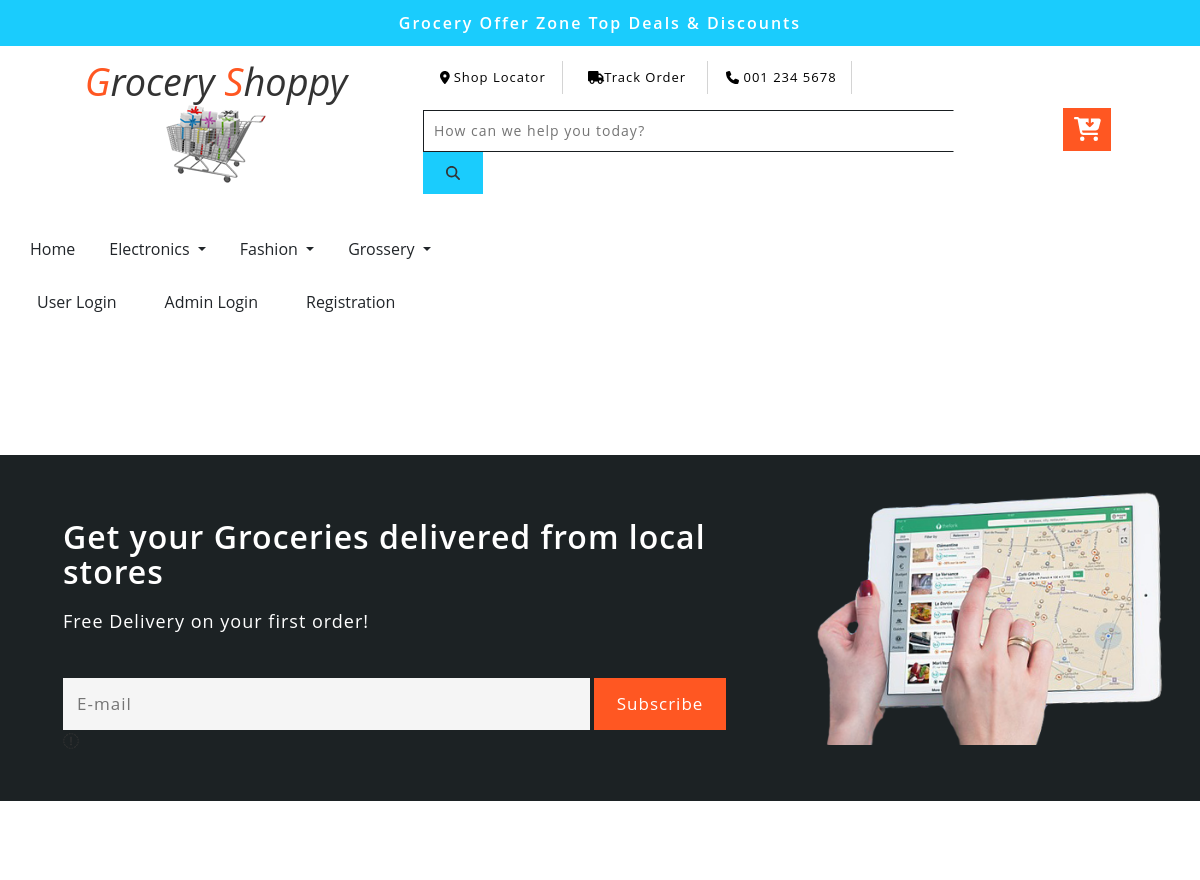
Page /dal/ (upper part) on the earlier database version.
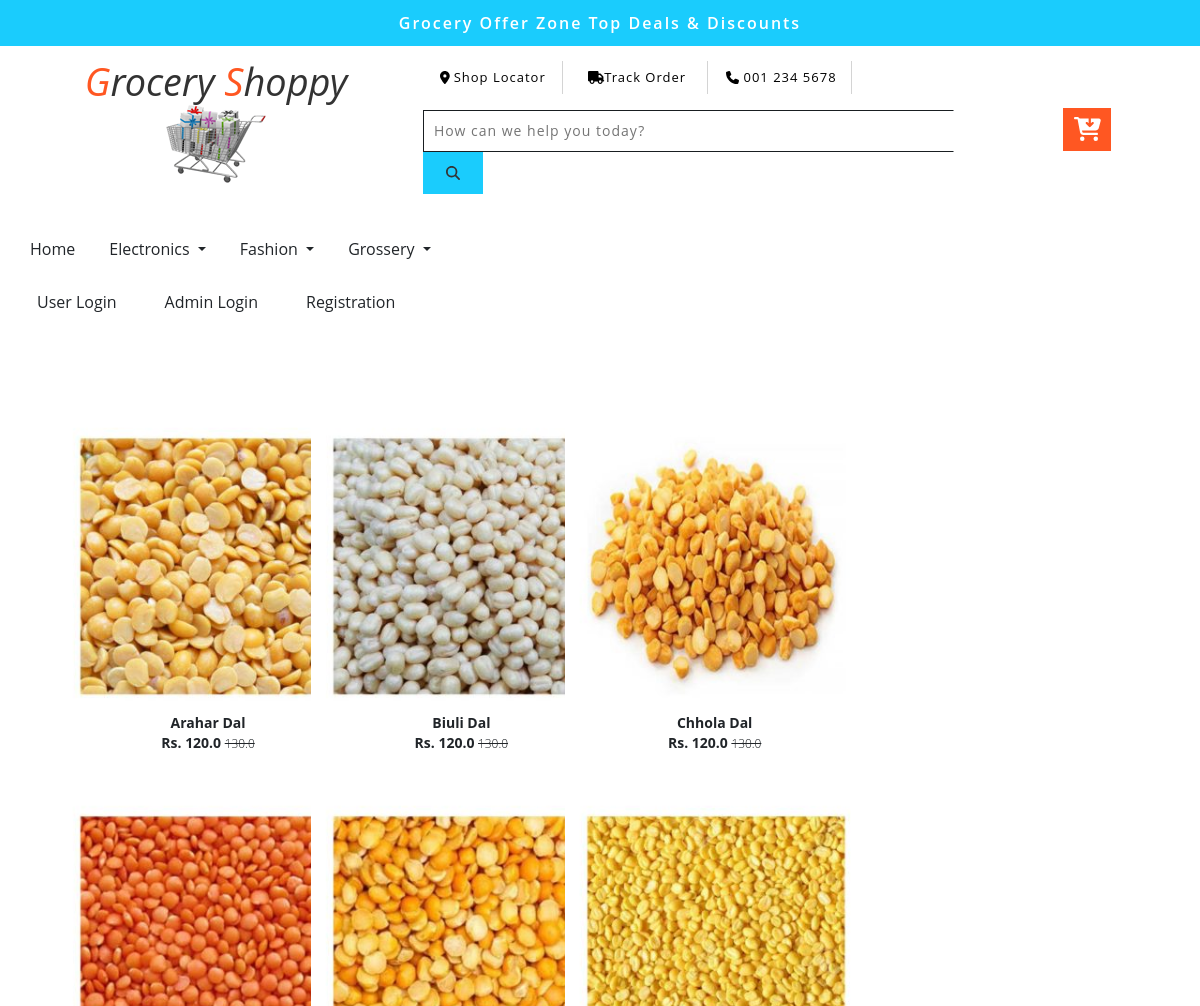
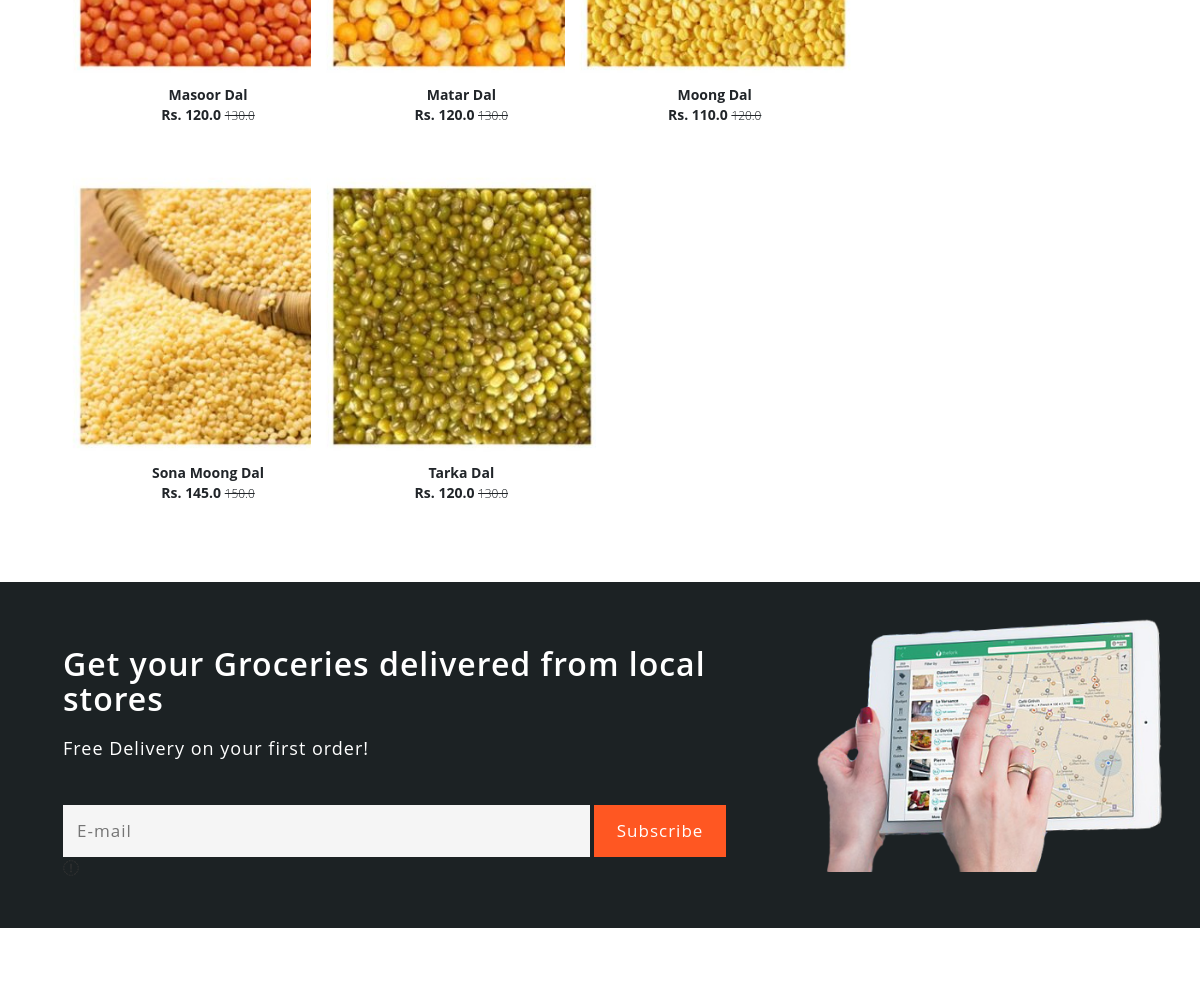
Same page on the later database version (2 pictures, top to bottom).
### app/models.py (models this page shows)
class Product(models.Model):
    title=models.CharField(max_length=100)
    selling_price=models.FloatField()
    discounted_price=models.FloatField()
    description=models.TextField()
    brand=models.CharField(max_length=100)
    category=models.CharField(choices=CATEGORY_CHOICES, max_length=2)
    product_image=models.ImageField(upload_to="product_img")
    def __str__(self):
        return str(self.id)

### app/views.py (the view)
# urls.py: path('dal/',views.Dal, name='dal'),
def Dal(request):
    totalitem = 0
    if request.user.is_authenticated:
        totalitem = len(Cart.objects.filter(user=request.user))
    dal = Product.objects.filter(category='DP')
    print(dal)
    return render(request, 'app/dal.html', {'dal':dal, 'totalitem':totalitem})

### app/templates/app/dal.html (shortened to what this page needs)
{% extends 'app/base.html' %}
{% load static %}
{% block main-content %}
<div class="container my-5">
    <div class="row">
        <div class="col-sm-8">
            <div class="row">
                {% for d in dal %}
                <div class="col-sm-4 text-center mb-4">
                    <a href="{% url 'product-detail' d.id %}" class="btn">
                        <div class="item">
                            <img src="{{d.product_image.url}}" alt="" height="300" class="">
                            <div class="fw-bold">{{d.title}}</div>
                            <div class="fw-bold">Rs. {{d.discounted_price}}
                                <small class="fw-light text-decoration-line-through">{{d.selling_price}}</small>
                            </div>
                        </div>
                    </a>
                </div>
                {% endfor %}
            </div>
        </div>
    </div>
</div>
{% endblock main-content %}

Differences in the rows shown:
added Product: product_image (picture), title "Arahar Dal", discounted_price "120.0", selling_price "130.0"
added Product: product_image (picture), title "Biuli Dal", discounted_price "120.0", selling_price "130.0"
added Product: product_image (picture), title "Chhola Dal", discounted_price "120.0", selling_price "130.0"
added Product: product_image (picture), title "Masoor Dal", discounted_price "120.0", selling_price "130.0"
added Product: product_image (picture), title "Matar Dal", discounted_price "120.0", selling_price "130.0"
added Product: product_image (picture), title "Moong Dal", discounted_price "110.0", selling_price "120.0"
added Product: product_image (picture), title "Sona Moong Dal", discounted_price "145.0", selling_price "150.0"
added Product: product_image (picture), title "Tarka Dal", discounted_price "120.0", selling_price "130.0"
